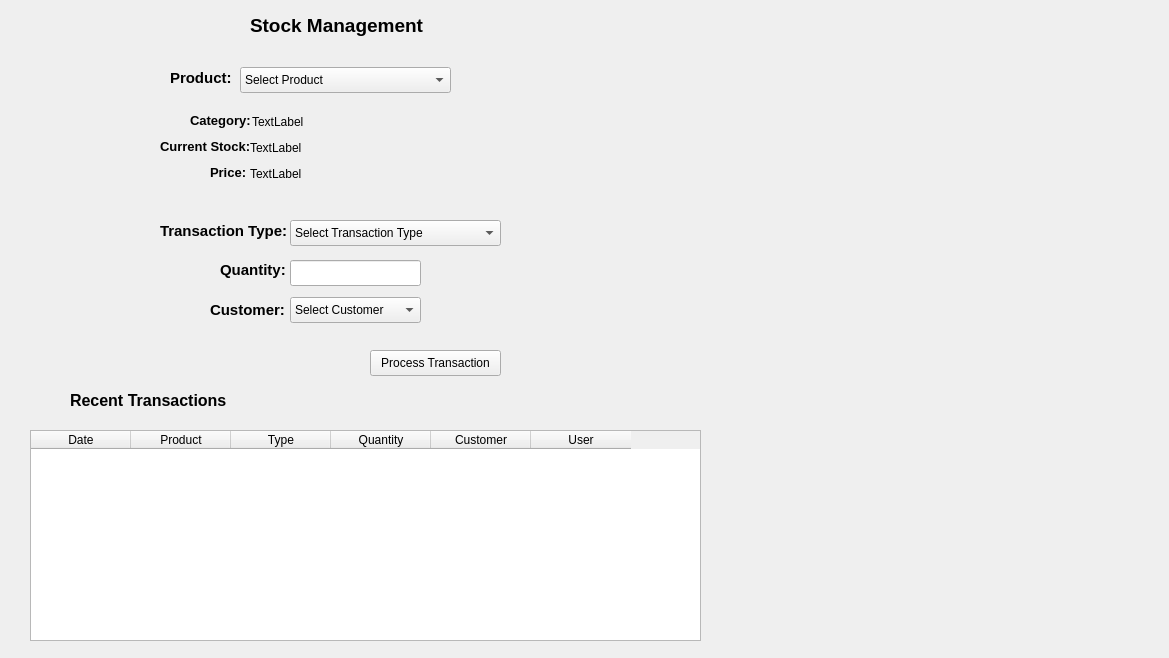
<?xml version="1.0" encoding="UTF-8"?>
<ui version="4.0">
 <class>StockManagementPageClass</class>
 <widget class="QWidget" name="StockManagementPageClass">
  <property name="geometry">
   <rect>
    <x>0</x>
    <y>0</y>
    <width>1169</width>
    <height>658</height>
   </rect>
  </property>
  <property name="windowTitle">
   <string>StockManagementPage</string>
  </property>
  <widget class="QLabel" name="label_12">
   <property name="geometry">
    <rect>
     <x>70</x>
     <y>390</y>
     <width>191</width>
     <height>21</height>
    </rect>
   </property>
   <property name="font">
    <font>
     <pointsize>12</pointsize>
     <bold>true</bold>
    </font>
   </property>
   <property name="text">
    <string>Recent Transactions</string>
   </property>
  </widget>
  <widget class="QLabel" name="label_3">
   <property name="geometry">
    <rect>
     <x>190</x>
     <y>110</y>
     <width>61</width>
     <height>21</height>
    </rect>
   </property>
   <property name="font">
    <font>
     <pointsize>10</pointsize>
     <bold>true</bold>
    </font>
   </property>
   <property name="text">
    <string>Category:</string>
   </property>
  </widget>
  <widget class="QComboBox" name="comboBoxTransactionType">
   <property name="geometry">
    <rect>
     <x>290</x>
     <y>220</y>
     <width>211</width>
     <height>26</height>
    </rect>
   </property>
   <item>
    <property name="text">
     <string>Select Transaction Type</string>
    </property>
   </item>
  </widget>
  <widget class="QLabel" name="label_2">
   <property name="geometry">
    <rect>
     <x>170</x>
     <y>70</y>
     <width>71</width>
     <height>16</height>
    </rect>
   </property>
   <property name="font">
    <font>
     <pointsize>11</pointsize>
     <bold>true</bold>
    </font>
   </property>
   <property name="text">
    <string>Product:</string>
   </property>
  </widget>
  <widget class="QLabel" name="label_10">
   <property name="geometry">
    <rect>
     <x>220</x>
     <y>260</y>
     <width>71</width>
     <height>20</height>
    </rect>
   </property>
   <property name="font">
    <font>
     <pointsize>11</pointsize>
     <bold>true</bold>
    </font>
   </property>
   <property name="text">
    <string>Quantity:</string>
   </property>
  </widget>
  <widget class="QComboBox" name="comboBoxCustomer">
   <property name="geometry">
    <rect>
     <x>290</x>
     <y>297</y>
     <width>131</width>
     <height>26</height>
    </rect>
   </property>
   <item>
    <property name="text">
     <string>Select Customer</string>
    </property>
   </item>
  </widget>
  <widget class="QLabel" name="label_5">
   <property name="geometry">
    <rect>
     <x>160</x>
     <y>136</y>
     <width>91</width>
     <height>21</height>
    </rect>
   </property>
   <property name="font">
    <font>
     <pointsize>10</pointsize>
     <bold>true</bold>
    </font>
   </property>
   <property name="text">
    <string>Current Stock:</string>
   </property>
  </widget>
  <widget class="QComboBox" name="comboBoxProducts">
   <property name="geometry">
    <rect>
     <x>240</x>
     <y>67</y>
     <width>211</width>
     <height>26</height>
    </rect>
   </property>
   <item>
    <property name="text">
     <string>Select Product</string>
    </property>
   </item>
  </widget>
  <widget class="QLineEdit" name="lineEditQuantity">
   <property name="geometry">
    <rect>
     <x>290</x>
     <y>260</y>
     <width>131</width>
     <height>26</height>
    </rect>
   </property>
  </widget>
  <widget class="QLabel" name="label_11">
   <property name="geometry">
    <rect>
     <x>210</x>
     <y>300</y>
     <width>81</width>
     <height>20</height>
    </rect>
   </property>
   <property name="font">
    <font>
     <pointsize>11</pointsize>
     <bold>true</bold>
    </font>
   </property>
   <property name="text">
    <string>Customer:</string>
   </property>
  </widget>
  <widget class="QLabel" name="labelCategory">
   <property name="geometry">
    <rect>
     <x>252</x>
     <y>114</y>
     <width>141</width>
     <height>16</height>
    </rect>
   </property>
   <property name="text">
    <string>TextLabel</string>
   </property>
  </widget>
  <widget class="QLabel" name="labelCurrentStock">
   <property name="geometry">
    <rect>
     <x>250</x>
     <y>140</y>
     <width>141</width>
     <height>16</height>
    </rect>
   </property>
   <property name="text">
    <string>TextLabel</string>
   </property>
  </widget>
  <widget class="QTableWidget" name="tableWidgetTransactions">
   <property name="geometry">
    <rect>
     <x>30</x>
     <y>430</y>
     <width>671</width>
     <height>211</height>
    </rect>
   </property>
   <column>
    <property name="text">
     <string>Date</string>
    </property>
   </column>
   <column>
    <property name="text">
     <string>Product</string>
    </property>
   </column>
   <column>
    <property name="text">
     <string>Type</string>
    </property>
   </column>
   <column>
    <property name="text">
     <string>Quantity</string>
    </property>
   </column>
   <column>
    <property name="text">
     <string>Customer</string>
    </property>
   </column>
   <column>
    <property name="text">
     <string>User</string>
    </property>
   </column>
  </widget>
  <widget class="QLabel" name="labelPrice">
   <property name="geometry">
    <rect>
     <x>250</x>
     <y>166</y>
     <width>141</width>
     <height>16</height>
    </rect>
   </property>
   <property name="text">
    <string>TextLabel</string>
   </property>
  </widget>
  <widget class="QLabel" name="label_9">
   <property name="geometry">
    <rect>
     <x>160</x>
     <y>223</y>
     <width>131</width>
     <height>16</height>
    </rect>
   </property>
   <property name="font">
    <font>
     <pointsize>11</pointsize>
     <bold>true</bold>
    </font>
   </property>
   <property name="text">
    <string>Transaction Type:</string>
   </property>
  </widget>
  <widget class="QLabel" name="label">
   <property name="geometry">
    <rect>
     <x>250</x>
     <y>10</y>
     <width>181</width>
     <height>31</height>
    </rect>
   </property>
   <property name="font">
    <font>
     <pointsize>14</pointsize>
     <bold>true</bold>
    </font>
   </property>
   <property name="text">
    <string>Stock Management</string>
   </property>
  </widget>
  <widget class="QLabel" name="label_7">
   <property name="geometry">
    <rect>
     <x>210</x>
     <y>162</y>
     <width>41</width>
     <height>21</height>
    </rect>
   </property>
   <property name="font">
    <font>
     <pointsize>10</pointsize>
     <bold>true</bold>
    </font>
   </property>
   <property name="text">
    <string>Price:</string>
   </property>
  </widget>
  <widget class="QPushButton" name="pushButtonProcessTransaction">
   <property name="geometry">
    <rect>
     <x>370</x>
     <y>350</y>
     <width>131</width>
     <height>26</height>
    </rect>
   </property>
   <property name="text">
    <string>Process Transaction</string>
   </property>
  </widget>
 </widget>
 <layoutdefault spacing="6" margin="11"/>
 <resources/>
 <connections/>
</ui>
